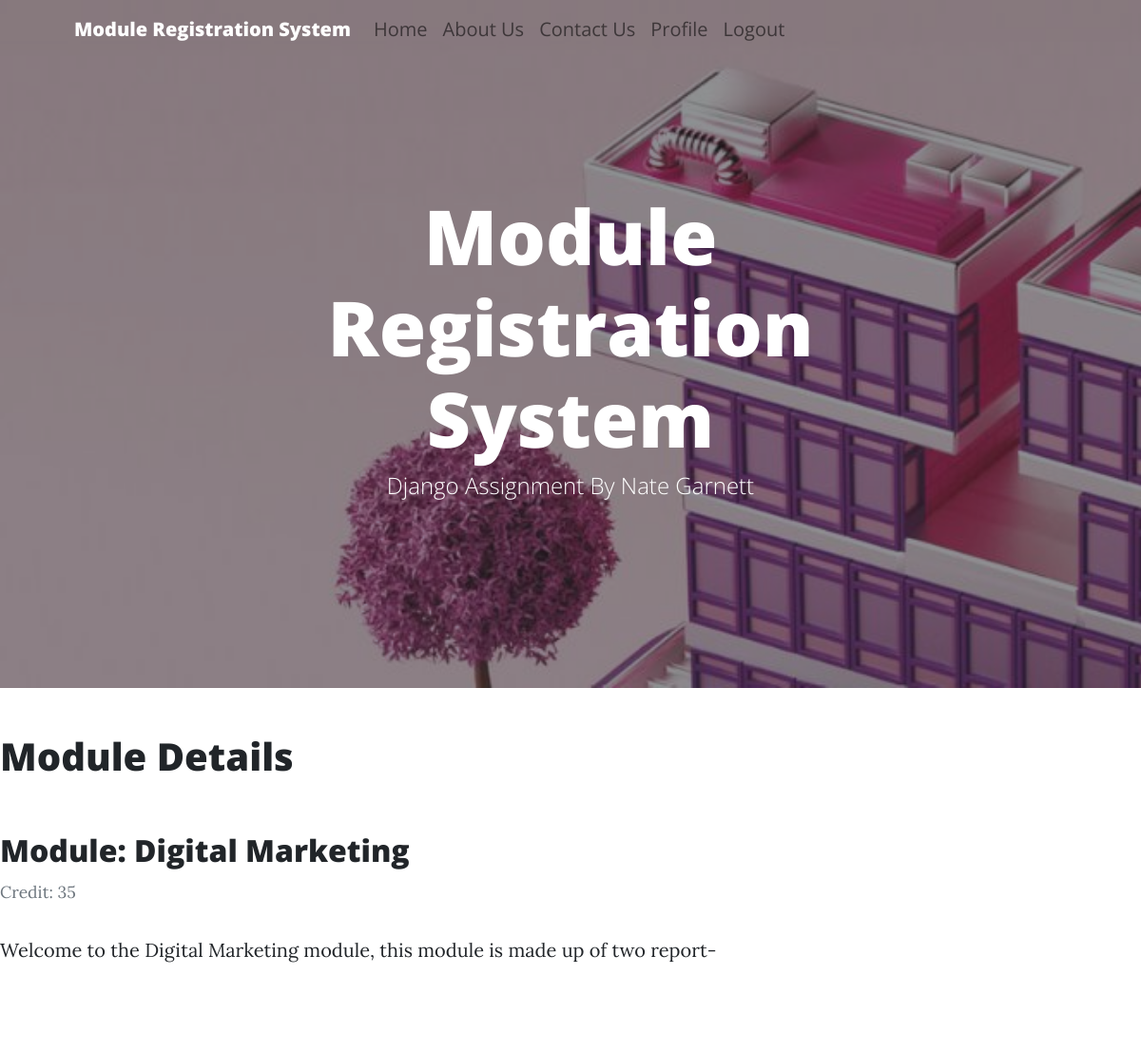
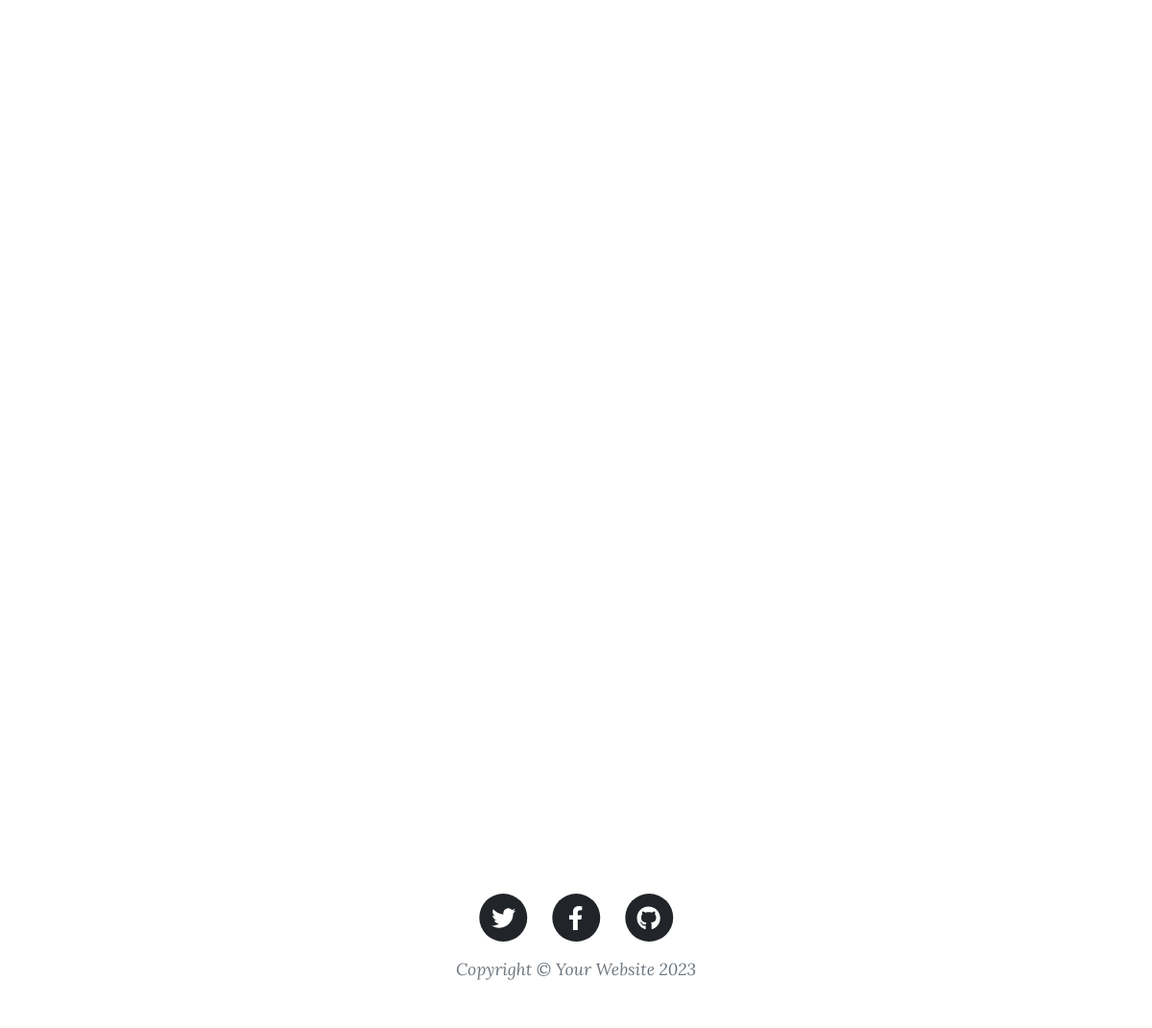
The page /module/5 (signed in) on the database its author committed (2 pictures, top to bottom).
### ModuleRegistrationSystem/models.py (models this page shows, shortened)
class Module(models.Model):
    name = models.CharField(max_length = 100)
    code = models.PositiveIntegerField()
    credit = models.PositiveIntegerField()
    category = models.CharField(max_length = 100, choices = [('Face-to-Face', 'Face-to-Face'), ('Online', 'Online')])
    description = models.TextField()
    availability = models.CharField(max_length = 100 , choices = [('Open', 'Open'), ('Closed', 'Closed')])
    courses = models.ManyToManyField(Group)

class Registration(models.Model):
    student = models.ForeignKey(User, related_name = 'registrations', on_delete = models.CASCADE)
    module = models.ForeignKey(Module, related_name = 'registrations', on_delete = models.CASCADE)
    date_of_registration = models.DateField(default = timezone.now)

### students/models.py (models this page shows, shortened)
class Profile(models.Model):
    user = models.OneToOneField(User, null = True, on_delete = models.CASCADE)
    image = models.ImageField(default = 'profile_pics/default.jpeg', upload_to = 'profile_pics')
    date = models.DateField(default=timezone.now)
    address = models.CharField(max_length= 50, blank = True)
    city_town = models.CharField(max_length= 50, blank = True)
    country = models.CharField( max_length= 50, blank = True )

### ModuleRegistrationSystem/views.py (the view)
# urls.py: path('module/<int:pk>', PostDetailView.as_view(), name = 'module-detail'),
class PostDetailView(DetailView):
    model = Module
    def get_context_data(self, **kwargs):
        context = super().get_context_data(**kwargs)
        registrations = Registration.objects.filter(module = self.object)
        context.update({'title': 'Contact Us', 'registrations': registrations})
        return context

### ModuleRegistrationSystem/templates/ModuleRegistrationSystem/module_detail.html (shortened to what this page needs)
{% extends "ModuleRegistrationSystem/base.html" %}
{% block content %}
<body>
    <h1>Module Details</h1>
    <section class="py-5" id="features">
        <div class="media-body">
            <h2 class="article-title"> Module: {{object.name}}</h2>
            <small class="text-muted"> Credit: {{ module.credit }}</small>
            <p class="article-content">{{ module.description }}</p>
            <form method="post" action="{% url 'ModuleRegistrationSystem:register_module' module.id %}">
                <button class="btn btn-primary" type="submit">Register</button>
            </form>
            <form method="post" action="{% url 'ModuleRegistrationSystem:unregister_module' module.id %}">
                <button class="btn btn-primary" type="submit">Unregister</button>
            </form>
        </div>
    </section>
    <h2><p class="article-content">Registered Students: </p>  </h2>
    {% for registration in registrations %}
    <section class="py-5" id="features">
        <div class="container px-5 my-5">
            <div class="row gx-5">
                <div class="col-lg-8">
                    <div class="row gx-5 row-cols-1 row-cols-md-2">
                        <div class="col mb-5 h-100">
                            <p><img class="rounded-circle article-img" src="{{user.profile.image.url}}"></p>
                            <h2 class="h5"><a class="article-title" href="{% url 'profile' %}">{{ registration.student }}</a></h2>
                        </div>
                    </div>
                </div>
            </div>
        </div>
    </section>
{% endfor %}
</body>
{% endblock content %}

### rows shown on the page
Module: name "Digital Marketing", credit "35", description "Welcome to the Digital Marketing module, this module is made up of two report-based assignments that will develop your understanding of marketing using digital media, you will explore different techniques for marketing and form an understanding of which of these is more effective"
Registration: profile.image (placeholder picture)
